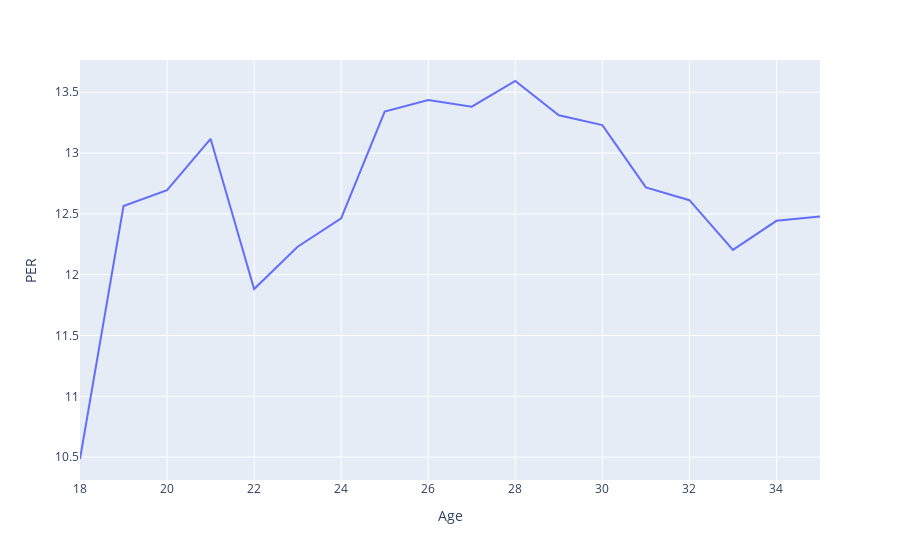

The notebook cell this image was saved under:
### Code cell
x = df.groupby(['Age']).mean()
x.reset_index(inplace=True)
fig = px.line(x, x = 'Age', y='PER')
fig.show()

### Figure 1 — Plotly figure (JSON) as saved in the notebook; plotly's stock layout.template omitted (floating-point values rounded to 4 significant figures)
{"data": [{"hoverlabel": {"namelength": 0}, "hovertemplate": "Age=%{x}<br>PER=%{y}", "legendgroup": "", "line": {"color": "#636efa", "dash": "solid"}, "mode": "lines", "name": "", "showlegend": false, "type": "scatter", "x": [18, 19, 20, 21, 22, 23, 24, 25, 26, 27, 28, 29, 30, 31, 32, 33, 34, 35], "xaxis": "x", "y": [10.48, 12.56, 12.69, 13.12, 11.88, 12.23, 12.46, 13.34, 13.44, 13.38, 13.59, 13.31, 13.23, 12.72, 12.61, 12.2, 12.44, 12.48], "yaxis": "y"}], "layout": {"legend": {"tracegroupgap": 0}, "margin": {"t": 60}, "xaxis": {"anchor": "y", "domain": [0, 1], "title": {"text": "Age"}}, "yaxis": {"anchor": "x", "domain": [0, 1], "title": {"text": "PER"}}}}
